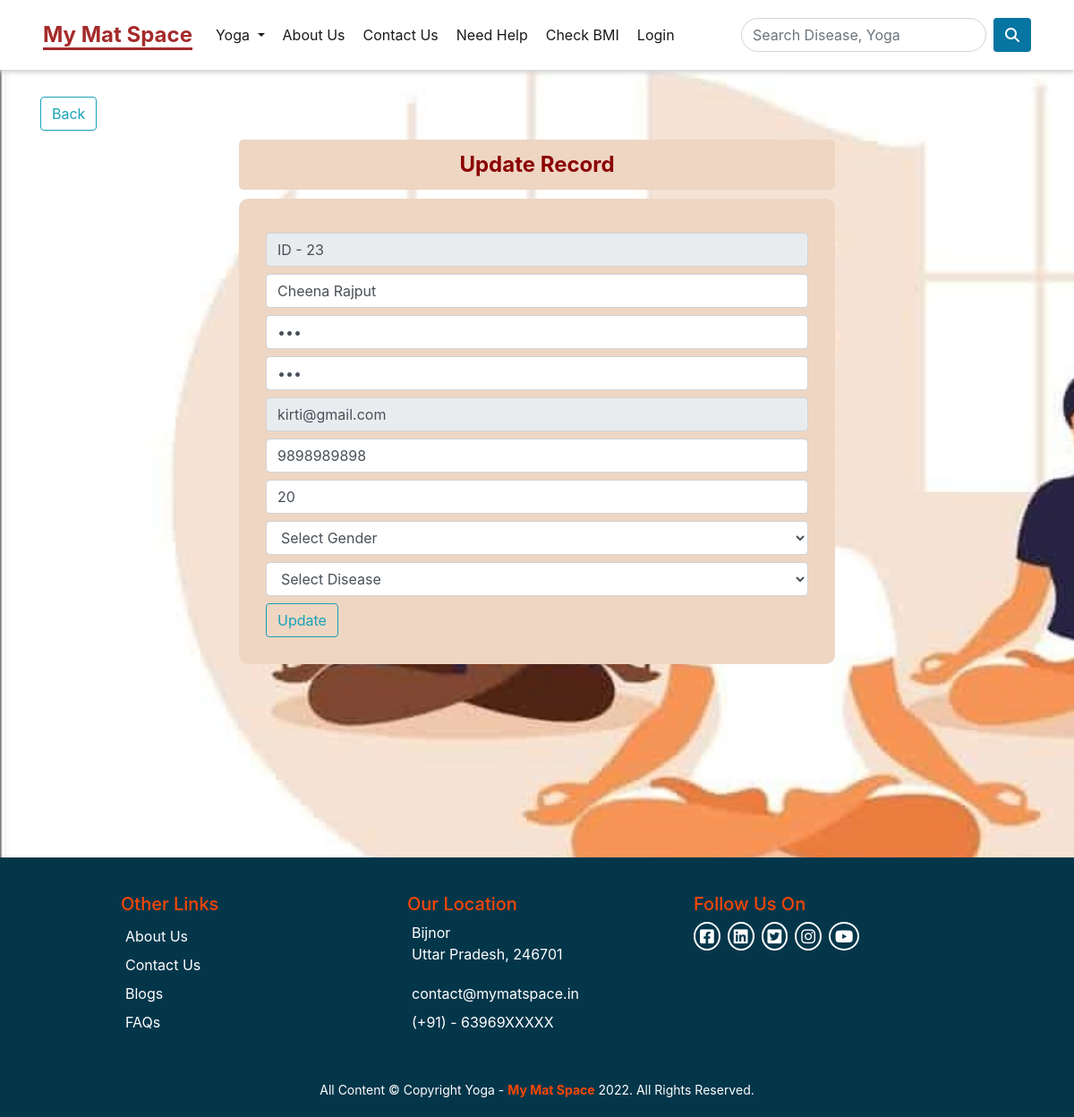
Screenshot of /update/23/ with the database file from the repository.
### Yoga_App/models.py (models this page shows)
class MemberTable(models.Model):
  id = models.AutoField(primary_key=True)
  fullname = models.CharField(max_length=255)
  pass1 = models.CharField(max_length=255)
  pass2 = models.CharField(max_length=255)
  email = models.CharField(max_length=255)
  mobile = models.CharField(max_length=20)
  age = models.CharField(max_length=5)
  gender = models.CharField(max_length=20)
  disease = models.CharField(max_length=50, null=True, blank=True)

### Yoga_App/views.py (the view, shortened to what this page needs)
# urls.py: path('update/<int:num>/', views.updateRecord, name='update'),
def updateRecord(request, num):
    data = MemberTable.objects.get(id=num)
    if data:
        diseases = DiseaseTable.objects.all().values()
        return render(request, 'update.html',{'data':data, 'title':'Update Record', 'logo':'My-Mat-Space', 'diseases':diseases})
    return render(request, 'update.html')

### Yoga_App/templates/update.html (shortened to what this page needs)
{% include 'header.html' %}
    <div id ="first">
        <div class="container">
            <div id="second" >
                <a href="/home/profile" class="btn btn-outline-info">Back</a>
                <div class="label">Update Record</div>
                <form action="/update/{{data.id}}/" method="post">
                    <input type="text" readonly value="ID - {{data.id}}" class="form-control">
                    <input type="text" required name="fullname" value="{{data.fullname}}" placeholder="Full Name" class="form-control">
                    <input type="password" required name="pass1" placeholder="Password" class="form-control" value="{{data.pass1}}">
                    <input type="password" required name="pass2" value="{{data.pass2}}" placeholder="Confirm Password" class="form-control">
                    <input type="email" readonly name="email" placeholder="Email ID" class="form-control" value="{{data.email}}">
                    <input type="tel" required name="mobile" placeholder="Mobile No." class="form-control" value="{{data.mobile}}">
                    <input type="number" required name="age" placeholder="Enter Age" class="form-control" value="{{data.age}}">
                    <select name="gender" required class="form-control">
                        <option value="" selected>Select Gender</option>
                    </select>
                    <select name="disease" required class="form-control">
                        <option value="" selected>Select Disease</option>
                    </select>
                    <button type="submit" class="btn btn-outline-info">Update</button>
                </form>
            </div>
        </div>
    </div>
{% include 'footer.html' %}

### static/css/style.css (style rules this page uses)
* { margin: 0px; padding: 0px; box-sizing: border-box; }
html { scroll-behavior: smooth; }
a { text-decoration: none; }
#first { background-image: url("/static/img/login-bg-img.jpg"); background-attachment: fixed; width: 100%; height:110vh; background-size: cover; }
#second { padding-top: 30px; }
#second form input, select { margin: 8px 0px; }
#second form { width:60%; border-radius :10px; padding: 30px; margin: 0px auto ; background-color: #eed6c3; }
.label { width:60%; border-radius :5px; padding: 10px; margin: 10px auto ; background-color: #eed6c3; color: darkred; font-weight: 700; font-size: 24px; text-align: center; }

### static/css/yoga-for-women.css (style rules this page uses)
* { box-sizing: border-box; margin: 0px; padding: 0px; }

### static/css/yoga-for-men.css (style rules this page uses)
* { box-sizing: border-box; margin: 0px; padding: 0px; }

### rows the page displays
MemberTable: id "ID - 23", fullname "Cheena Rajput", email "kirti@gmail.com", mobile "9898989898", age "20"
